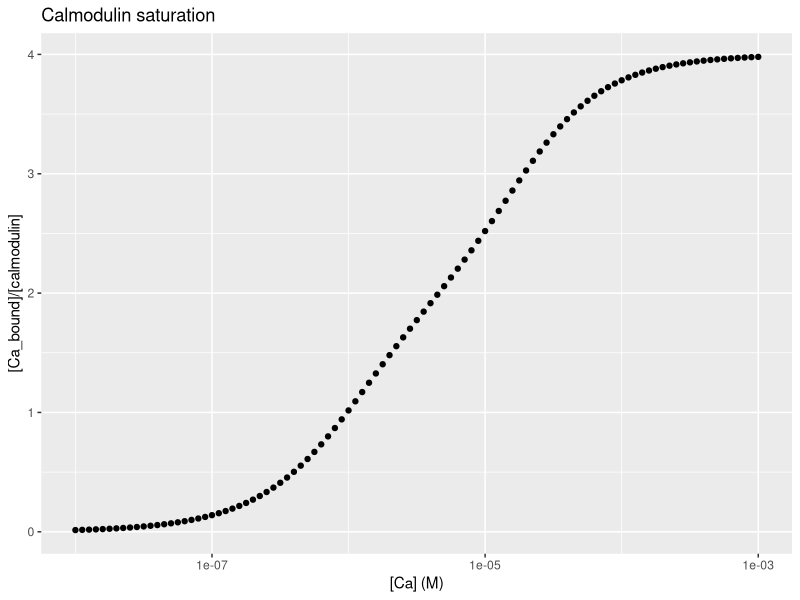

Write the R code that produced this figure.
## ---- chunk 1
knitr::opts_chunk$set(echo = TRUE)
## ---- chunk 2
library(ggplot2)
## ---- chunk 3
figure3 <- read.table("Figure3.txt",sep="\t",header=FALSE)
names(figure3) <- c("Ca","saturation")
## ---- chunk 4
p3 <- ggplot(figure3, aes(x=Ca,y=saturation))
p3 <- p3 + geom_point() + scale_x_log10()
p3 <- p3 + ylab("[Ca_bound]/[calmodulin]") + xlab("[Ca] (M)")
p3 <- p3 + ggtitle("Calmodulin saturation")
p3 
